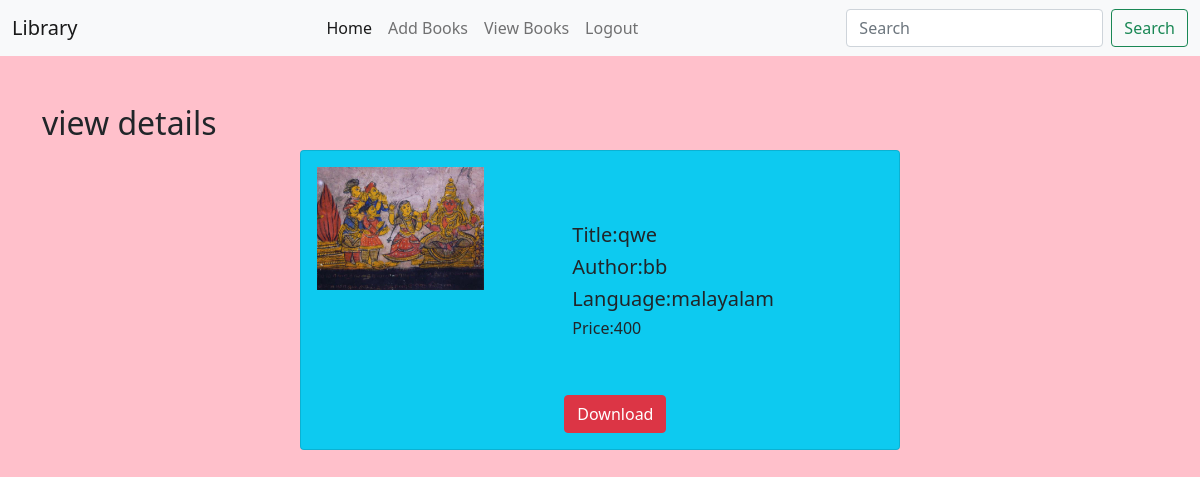
The app's page /details/6 (signed in) with its own data.
### books/models.py (models this page shows, shortened)
class Book(models.Model):
    title=models.CharField(max_length=20)
    author=models.CharField(max_length=20)
    pages=models.IntegerField()
    price=models.IntegerField()
    language=models.CharField(max_length=20)
    cover=models.ImageField(upload_to="images")
    pdf=models.FileField(upload_to="pdf")

### books/views.py (the view)
# urls.py: path('details/<int:p>',views.details,name='details'),
@login_required
def details(request,p):
    k=Book.objects.get(id=p)
    return render(request,'details.html',{'book':k})

### templates/details.html
{% extends 'base.html' %}
{% load static %}
{% block content %}
<div class="container mt-5">
<h2>view details</h2>
<div class="card mx-auto mb-3 bg-info " style="max-width: 600px;">
  <div class="row g-0">
    <div class="col-md-4 me-5">
      <img src="{{book.cover.url}}" class="img-fluid rounded-start p-3" height="200px" width="100%" alt="...">
    </div>
    <div class="col-md-7 mt-5">
      <div class="card-body">
        <h5 class="card-title m-2">Title:{{book.title}}</h5>
        <h5 class="card-text m-2">Author:{{book.author}}</h5>
        <h5 class="card-text m-2">Language:{{book.language}}</h5>
        <h6 class="card-text m-2">Price:{{book.price}}</h6>
        <a href="{{book.pdf.url}}" class="btn btn-danger mt-5">Download</a>
      </div>
    </div>
  </div>
</div>
  </div>
{% endblock %}

### static/style.css (style rules this page uses)
body { background-color:pink; }

### records on screen
Book: cover (picture), title "qwe", author "bb", language "malayalam", price "400"
